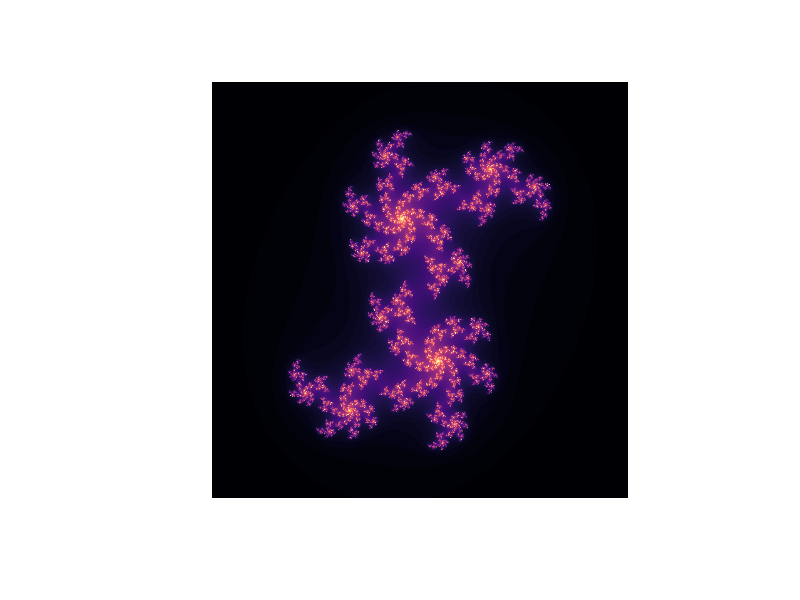

The R source for this figure:
library(tidyverse)
library(raster)
library(viridis)

transform_point <- function(z, offset) {
  z * z + offset
}

converge_point <- function(point_x, point_y, offset, max_iter, eps) {
  z <- complex(real = point_x, imaginary = point_y)
  count <- 0
  previous_modulus <- Inf

  while (count < max_iter) {
    z <- transform_point(z, offset)
    z_modulus <- Mod(z)
    if (z_modulus > 2.0) {
      break
    }
    if (abs(previous_modulus - z_modulus) < eps) {
      break
    }

    count <- count + 1
    previous_modulus <- z_modulus
  }
  count
}

converge_point_set <- function(offset, max_iter, eps, xs, ys) {
  mat_counts <- matrix(0, nrow = NROW(ys), ncol = NROW(xs))
  purrr::walk(seq_len(NROW(ys)), function(y_index) {
    purrr::walk(seq_len(NROW(xs)), function(x_index) {
      point_x <- xs[x_index]
      point_y <- ys[y_index]
      mat_counts[y_index, x_index] <<- converge_point(
        point_x = point_x, point_y = point_y, offset = offset, max_iter = max_iter, eps = eps
      )
    })
  })
  mat_counts
}

scan_points <- function(x_offset, y_offset, max_iter, n_pixels) {
  abs_length <- sqrt(2) + 0.1
  xs <- seq(from = -abs_length, to = abs_length, length.out = n_pixels)
  ys <- seq(from = -abs_length, to = abs_length, length.out = n_pixels)
  offset <- complex(real = x_offset, imaginary = y_offset)
  eps <- 1e-5
  mat_count <- converge_point_set(offset = offset, max_iter = max_iter, eps = eps, xs = xs, ys = ys)
  list(xs = xs, ys = ys, mat_count = mat_count)
}

create_image <- function(result, png_filename = NA) {
  mat <- result$mat_count
  mat_color <- array(0.0, c(NCOL(mat), NROW(mat), 3))

  df_color <- tibble::tibble(color = viridis::magma(n = diff(range(mat)) + 1)) %>%
    dplyr::mutate(color = stringr::str_replace_all(color, "#?(..)", "\\1_")) %>%
    tidyr::separate(col = "color", into = c("r", "g", "b", "a", "other"), sep = "_") %>%
    dplyr::mutate_all(function(x) {
      strtoi(x, 16)
    })

  mat_color[, , 1] <- array(df_color$r[mat + 1], c(NCOL(mat), NROW(mat)))
  mat_color[, , 2] <- array(df_color$g[mat + 1], c(NCOL(mat), NROW(mat)))
  mat_color[, , 3] <- array(df_color$b[mat + 1], c(NCOL(mat), NROW(mat)))
  mat_color <- mat_color / 255.0
  img <- as.raster(mat_color)

  if (!is.na(png_filename)) {
    png(png_filename, height = dim(mat)[1], width = dim(mat)[2])
    plot(img)
    dev.off()
  }

  img
}

result <- scan_points(x_offset = 0.382, y_offset = 0.382, max_iter = 75, n_pixels = 1000)
img <- create_image(result = result, png_filename = "juliaset.png")
